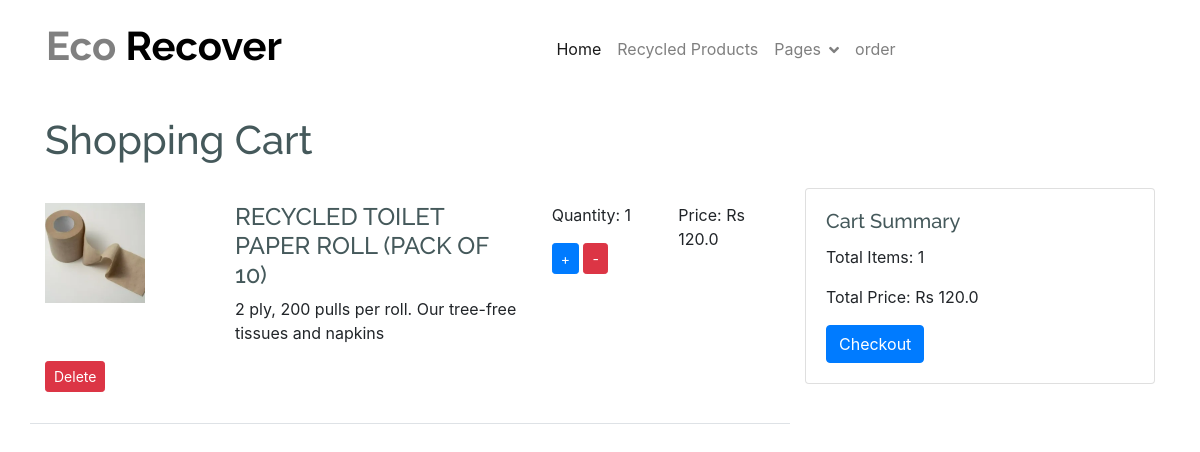
Before: /view_cart/ (signed in) with the older database file.
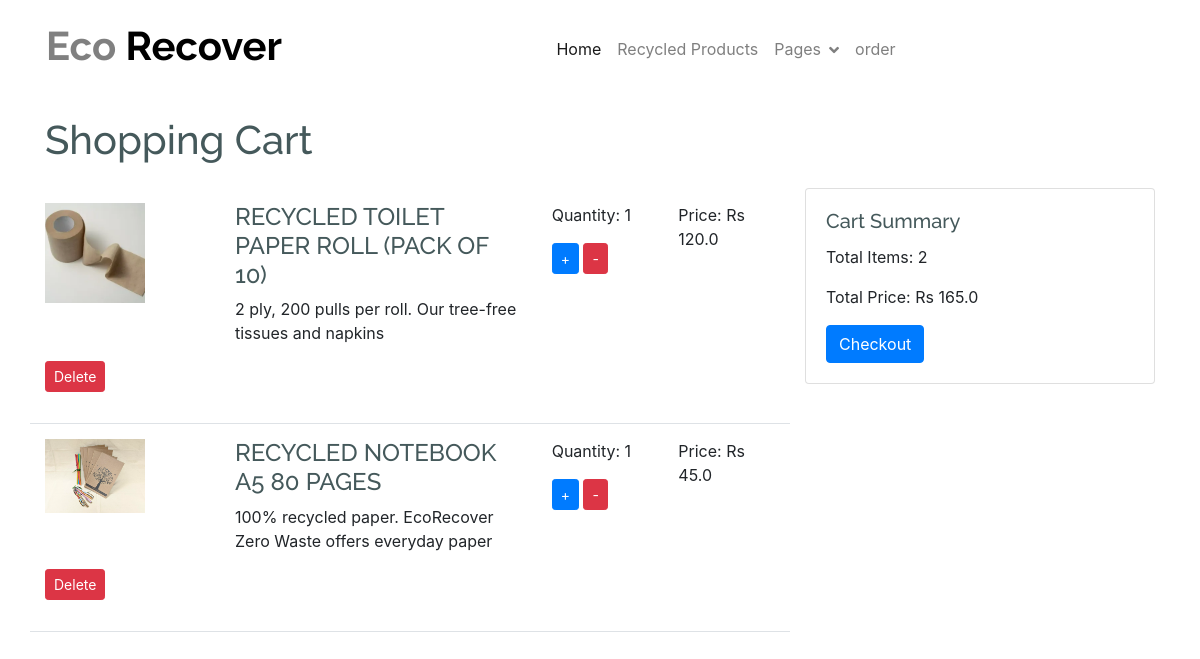
After: the same page with the newer database file.
### app322/models.py (models this page shows, shortened)
class Cart(models.Model):
    user = models.ForeignKey(User, on_delete=models.CASCADE)
    product = models.ForeignKey(Product, on_delete=models.CASCADE)
    quantity = models.PositiveIntegerField(default=1)
    date_added = models.DateTimeField(auto_now_add=True)
    image = models.ImageField(upload_to='cart_item_images/', blank=True, null=True)  # Add image field

class Product(models.Model):
    subcategory = models.ForeignKey('Subcategory', on_delete=models.CASCADE, null=True, blank=True)
    user = models.ForeignKey(User, on_delete=models.CASCADE,default=0)
    name = models.CharField(max_length=100, null=False, blank=False)
    product_image = models.ImageField(upload_to="product_images", null=False, blank=False)
    description = models.CharField(max_length=500, null=False, blank=False)
    quantity = models.IntegerField(null=False, blank=False)
    original_price = models.FloatField(null=False, blank=False)
    selling_price = models.FloatField(null=False, blank=False)
    status = models.BooleanField(default=False, help_text="0=default,1=Hidden")
    trending = models.BooleanField(default=False, help_text="0=default,1=Trending")
    created_date = models.DateTimeField(auto_now_add=True)
    updated_date = models.DateTimeField(auto_now=True)

### app322/views.py (the view)
# urls.py: path('view_cart/', views.view_cart, name='view_cart'),
def view_cart(request):
    cart_items = Cart.objects.filter(user=request.user)
    total_items = sum(item.quantity for item in cart_items)
    total_price = sum(item.product.selling_price * item.quantity for item in cart_items)
    return render(request, 'main/ecomerce/cart.html', {'cart_items': cart_items, 'total_items': total_items, 'total_price': total_price})

### templates/main/ecomerce/cart.html (shortened to what this page needs)
{% extends 'main/ecomerce/baseeco.html' %}
{% block content %}
<br><br><br><br>
<!DOCTYPE html>
<html lang="en">
<head>
    <link href="https://stackpath.bootstrapcdn.com/bootstrap/4.3.1/css/bootstrap.min.css" rel="stylesheet">
</head>
<body>
<div class="container">
    <h1 class="mb-4">Shopping Cart</h1>
    <div class="row">
        <div class="col-md-8">
            {% if cart_items %}
            {% for item in cart_items %}
            <div class="cart-item row">
                <div class="col-md-3">
                    <img src="{{ item.product.product_image.url }}" alt="{{ item.product.name }}" class="img-fluid">                </div>
                <div class="col-md-5">
                    <h4>{{ item.product.name }}</h4>
                    <p>{{ item.product.description }}</p>
                </div>
                <div class="col-md-2">
                    <p>Quantity: <span id="quantity_{{ item.id }}">{{ item.quantity }}</span></p>
                    <button class="btn btn-sm btn-primary" onclick="updateQuantity('{{ item.id }}', 'add')">+</button>
                    <button class="btn btn-sm btn-danger" onclick="updateQuantity('{{ item.id }}', 'remove')">-</button>
                </div>
                <div class="col-md-2">
                    <p>Price: Rs {{ item.product.selling_price }}</p>
                </div>
                <div class="col-md-2">
                    <p><button class="btn btn-sm btn-danger" onclick="deleteItem('{{ item.id }}')">Delete</button></p>
                </div>
            </div>
            {% endfor %}
            {% else %}
            <p>Your cart is empty.</p>
            {% endif %}
        </div>
        <div class="col-md-4">
            <div class="card">
                <div class="card-body">
                    <h5 class="card-title">Cart Summary</h5>
                    <p class="card-text">Total Items: <span id="total_items">{{ total_items }}</span></p>
                    <p class="card-text">Total Price: <span id="total_price">Rs {{ total_price }}</span></p>
                    <a id="checkoutBtn" href="{% url 'paymentform1' %}?amount={{ total_price }}" class="btn btn-primary{% if total_price <= 0 %} d-none{% endif %}">Checkout</a>
                </div>
            </div>
        </div>
    </div>
</div>
</body>
</html>
{% endblock content %}

Changed rows visible on the page:
added Cart: product.product_image (picture), product.name "RECYCLED NOTEBOOK A5 80 PAGES", product.description "100% recycled paper. EcoRecover Zero Waste offers everyday paper", quantity "1", product.selling_price "45.0"
Other visible differences:
{{ total_items }}: "1" → "2"
{{ total_price }}: "120.0" → "165.0"
